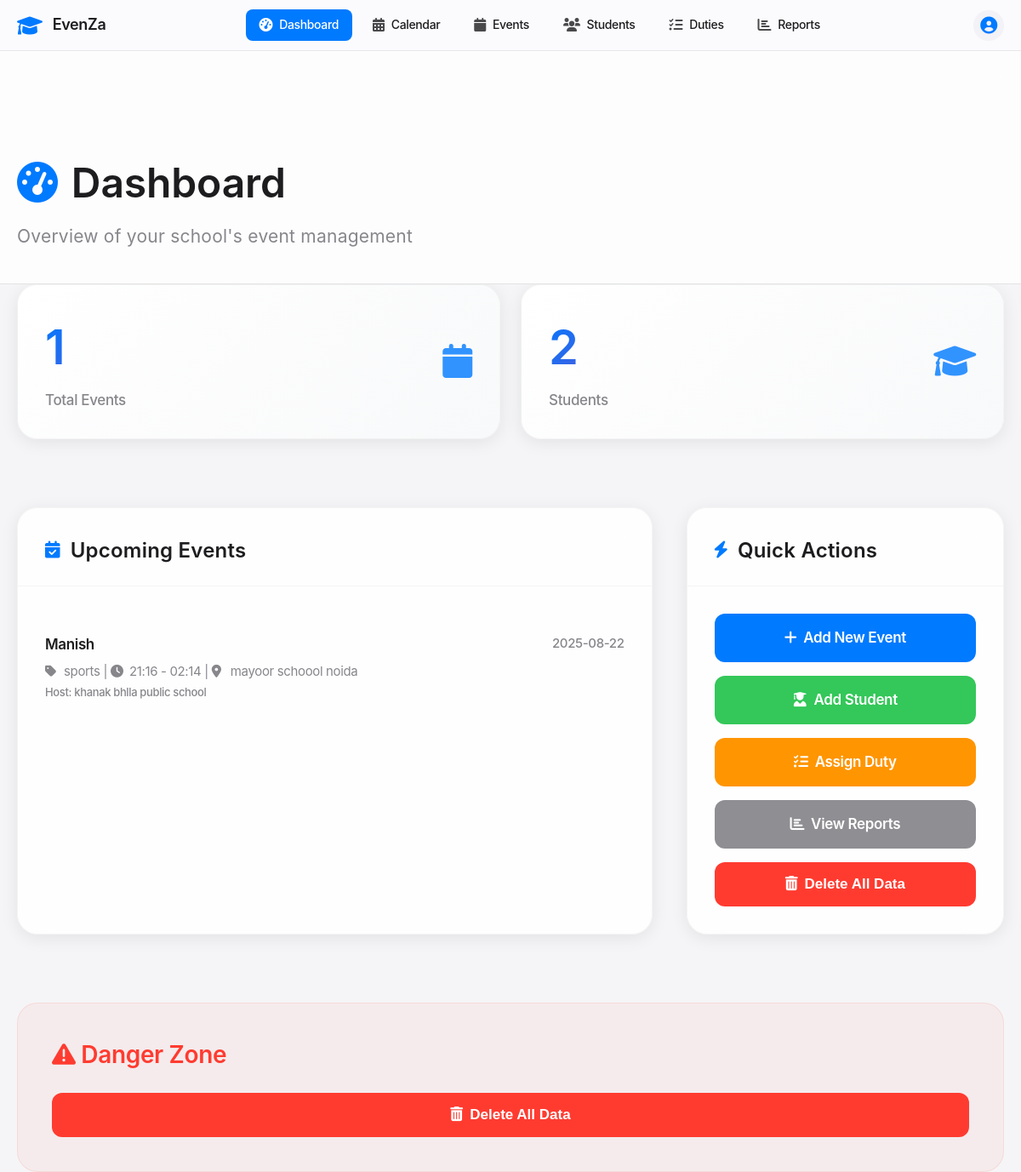
Before: / with the older database file.
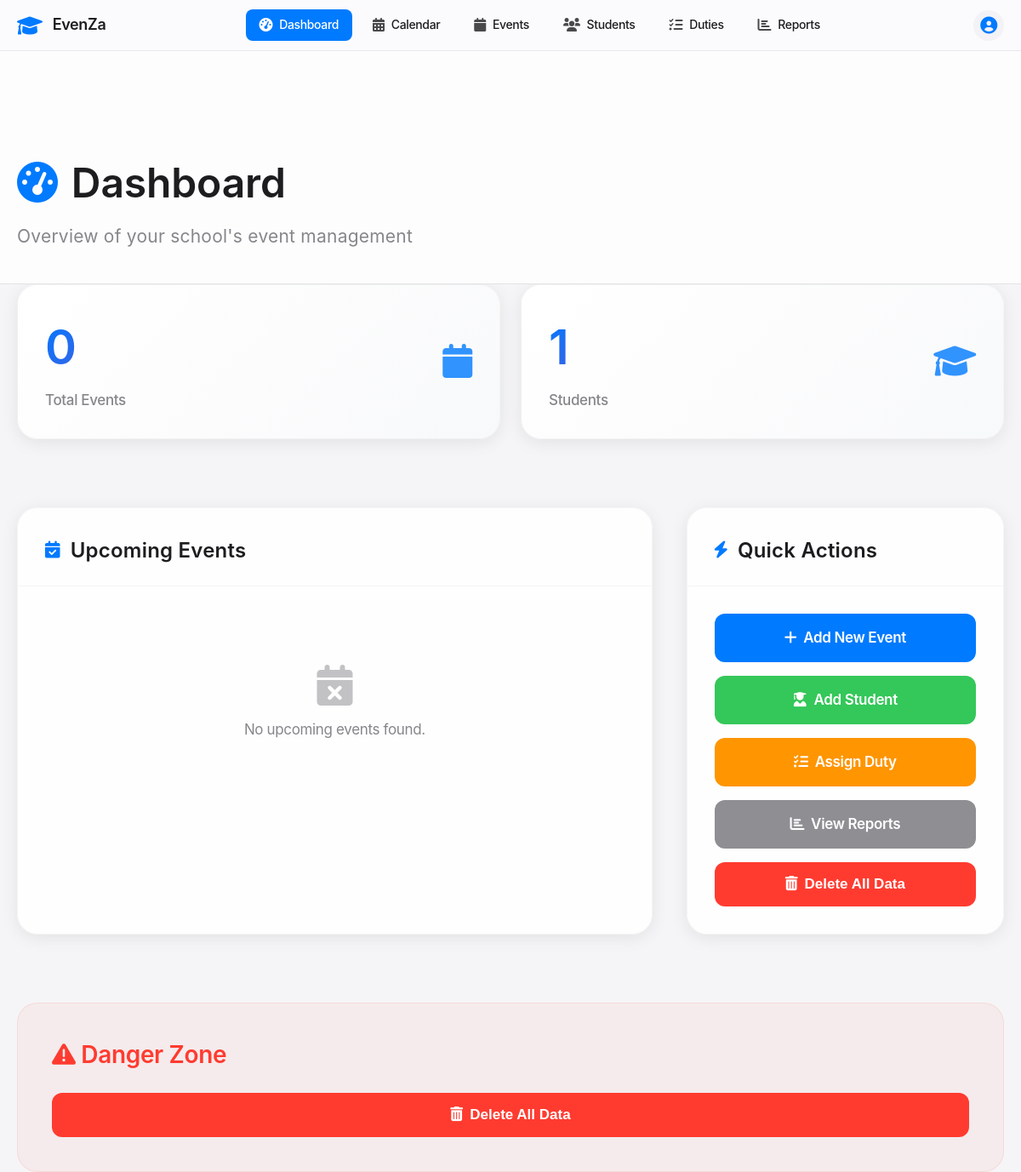
After: the same page with the newer database file.
### tables this page shows
CREATE TABLE events (
            id INTEGER PRIMARY KEY AUTOINCREMENT,
            name TEXT NOT NULL,
            type TEXT NOT NULL,
            event_date DATE NOT NULL,
            start_time TIME NOT NULL,
            end_time TIME NOT NULL,
            venue TEXT NOT NULL,
            description TEXT,
            host_school TEXT NOT NULL,
            participating_schools TEXT,
            status TEXT DEFAULT 'upcoming',
            created_at TIMESTAMP DEFAULT CURRENT_TIMESTAMP
        );

### app.py (the view)
@app.route('/')
def dashboard():
    conn = get_db_connection()
    total_events = conn.execute('SELECT COUNT(*) as count FROM events').fetchone()['count']
    total_participants = conn.execute('SELECT COUNT(*) as count FROM participants WHERE type = "student"').fetchone()['count']
    total_duty_personnel = conn.execute('SELECT COUNT(*) as count FROM duty_personnel').fetchone()['count']
    total_duties = conn.execute('SELECT COUNT(*) as count FROM duties').fetchone()['count']
    upcoming_events = conn.execute('''
        SELECT * FROM events
        WHERE event_date >= DATE('now')
        ORDER BY event_date ASC
        LIMIT 5
    ''').fetchall()
    conn.close()
    return render_template('dashboard.html',
                         total_events=total_events,
                         total_participants=total_participants,
                         total_duty_personnel=total_duty_personnel,
                         total_duties=total_duties,
                         upcoming_events=upcoming_events)

### app.py (called while the page is built)
def get_db_connection():
    conn = sqlite3.connect('events.db')
    conn.row_factory = sqlite3.Row
    return conn

### templates/dashboard.html (shortened to what the changed rows need)
<!DOCTYPE html>
<html lang="en">
<head>
    <link href="https://cdnjs.cloudflare.com/ajax/libs/font-awesome/6.0.0/css/all.min.css" rel="stylesheet">
</head>
<body>
    <div class="main-header fade-in">
        <div class="container">
            <h1><i class="fas fa-tachometer-alt"></i>Dashboard</h1>
        </div>
    </div>
    <div class="container">
        <div class="stats-grid">
            <div class="stat-card fade-in">
                <div class="stat-card-content">
                    <div>
                        <div class="stat-number">{{ total_events }}</div>
                        <div class="stat-label">Total Events</div>
                    </div>
                </div>
            </div>
            <div class="stat-card fade-in">
                <div class="stat-card-content">
                    <div>
                        <div class="stat-number">{{ total_participants }}</div>
                        <div class="stat-label">Students</div>
                    </div>
                </div>
            </div>
        </div>
        <div class="content-grid">
            <div class="apple-card fade-in">
                <div class="card-header">
                    <h2 class="card-title">
                        <i class="fas fa-calendar-check"></i>Upcoming Events
                    </h2>
                </div>
                <div class="card-body">
                    {% if upcoming_events %}
                        <ul class="event-list">
                            {% for event in upcoming_events %}
                                <li class="event-item">
                                    <div class="event-header">
                                        <div class="event-name">{{ event.name }}</div>
                                        <div class="event-date">{{ event.event_date }}</div>
                                    </div>
                                    <div class="event-details">
                                        <i class="fas fa-tag"></i>{{ event.type }} |
                                        <i class="fas fa-clock"></i>{{ event.start_time }} - {{ event.end_time }} |
                                        <i class="fas fa-map-marker-alt"></i>{{ event.venue }}
                                    </div>
                                    <div class="event-host">Host: {{ event.host_school }}</div>
                                </li>
                            {% endfor %}
                        </ul>
                    {% else %}
                        <div class="empty-state">
                            <i class="fas fa-calendar-times"></i>
                            <p>No upcoming events found.</p>
                        </div>
                    {% endif %}
                </div>
            </div>
            <div class="apple-card fade-in">
                <div class="card-header">
                    <h2 class="card-title">
                        <i class="fas fa-bolt"></i>Quick Actions
                    </h2>
                </div>
            </div>
        </div>
    </div>
    <div class="container">
        <div class="danger-zone">
            <h2><i class="fas fa-exclamation-triangle"></i> Danger Zone</h2>
        </div>
    </div>
</body>
</html>

Changed rows visible on the page:
removed events: name "Manish", event_date "2025-08-22", type "sports", start_time "21:16", end_time "02:14", venue "mayoor schoool noida", host_school "khanak bhlla public school"
Other visible differences:
{{ total_events }}: "1" → "0"
{{ total_participants }}: "2" → "1"
text now shown: "No upcoming events found."
